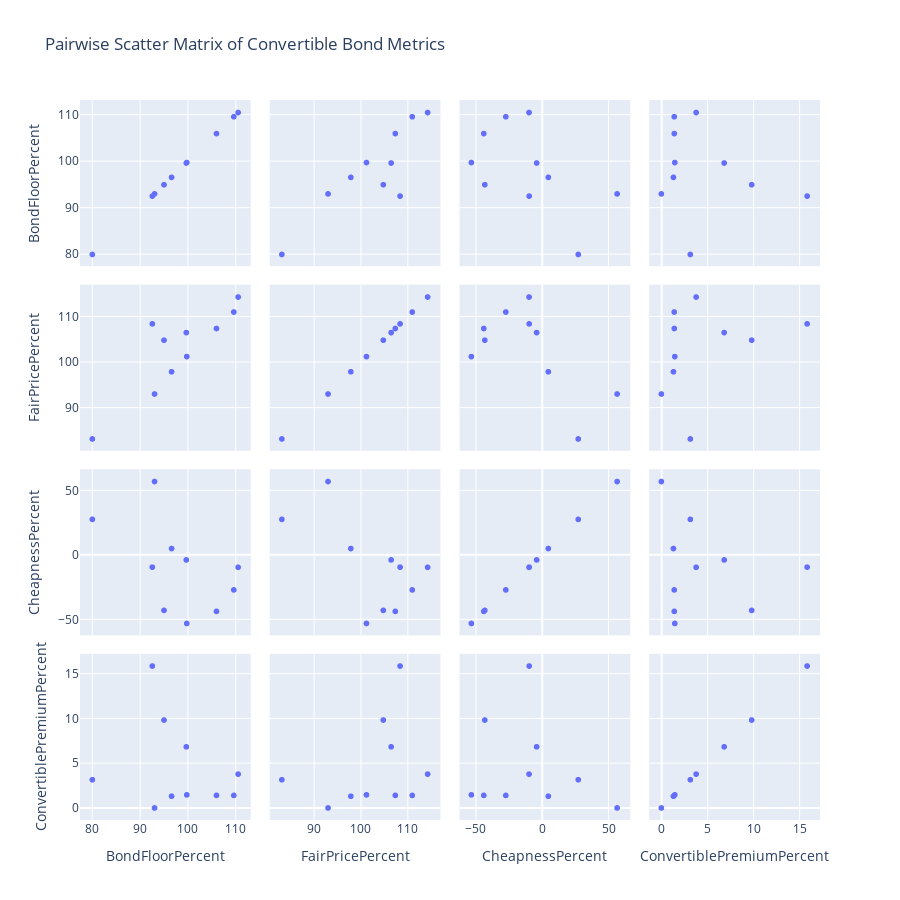

Here is the notebook cell this chart was saved with:
### Markdown cell above
### Pairwise correlation analysis

### Code cell
cor_metrics =  ['BondFloorPercent', 'FairPricePercent', 'CheapnessPercent', 'ConvertiblePremiumPercent']

fig = px.scatter_matrix(top_bonds[['UnderlyingRIC'] + cor_metrics],
    dimensions=cor_metrics,
    title='Pairwise Scatter Matrix of Convertible Bond Metrics',
    labels={col:col.replace('_', ' ') for col in top_bonds.columns}, 
    hover_name="UnderlyingRIC")

fig.update_layout(height=900) 
fig.show()

### Figure 1 — Plotly figure (JSON) as saved in the notebook; plotly's stock layout.template omitted (floating-point values rounded to 4 significant figures)
{"data": [{"dimensions": [{"axis": {"matches": true}, "label": "BondFloorPercent", "values": [110.5, 99.69, 92.57, 99.8, 80.02, 95.02, 106.0, 93.04, 96.6, 109.6]}, {"axis": {"matches": true}, "label": "FairPricePercent", "values": [114.3, 106.5, 108.4, 101.3, 83.17, 104.9, 107.4, 93.04, 97.92, 111.0]}, {"axis": {"matches": true}, "label": "CheapnessPercent", "values": [-9.523, -3.79, -9.399, -53.09, 27.68, -42.93, -43.72, 57.05, 5.068, -27.06]}, {"axis": {"matches": true}, "label": "ConvertiblePremiumPercent", "values": [3.782, 6.833, 15.87, 1.464, 3.154, 9.832, 1.405, 0, 1.313, 1.399]}], "hovertemplate": "<b>%{hovertext}</b><br><br>%{xaxis.title.text}=%{x}<br>%{yaxis.title.text}=%{y}<extra></extra>", "hovertext": ["CLNX.MC", "ENI.MI", "4062.T", "MBTN.S", "MSTR.O", "NIO", "PRCH.O", "000660.KS", "SSWJ.J", "688599.SS"], "legendgroup": "", "marker": {"color": "#636efa", "symbol": "circle"}, "name": "", "showlegend": false, "type": "splom"}], "layout": {"dragmode": "select", "height": 900, "legend": {"tracegroupgap": 0}, "title": {"text": "Pairwise Scatter Matrix of Convertible Bond Metrics"}}}
